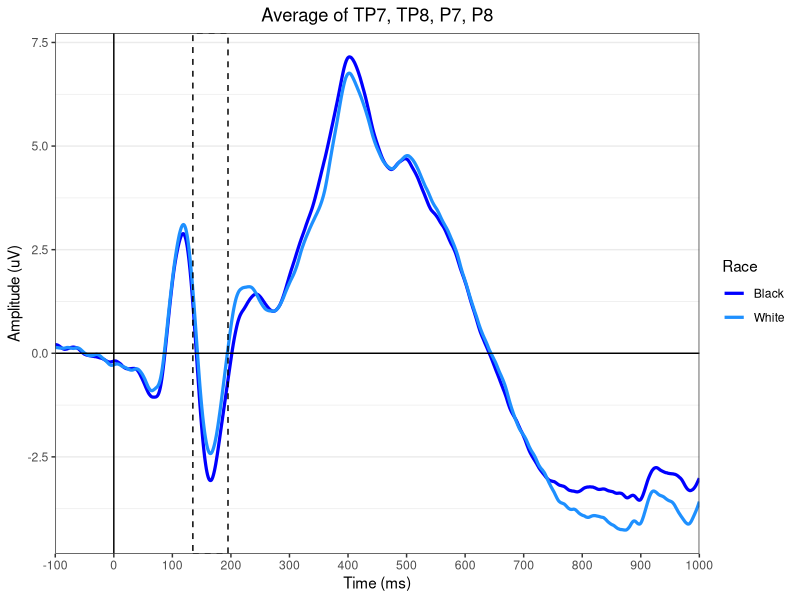
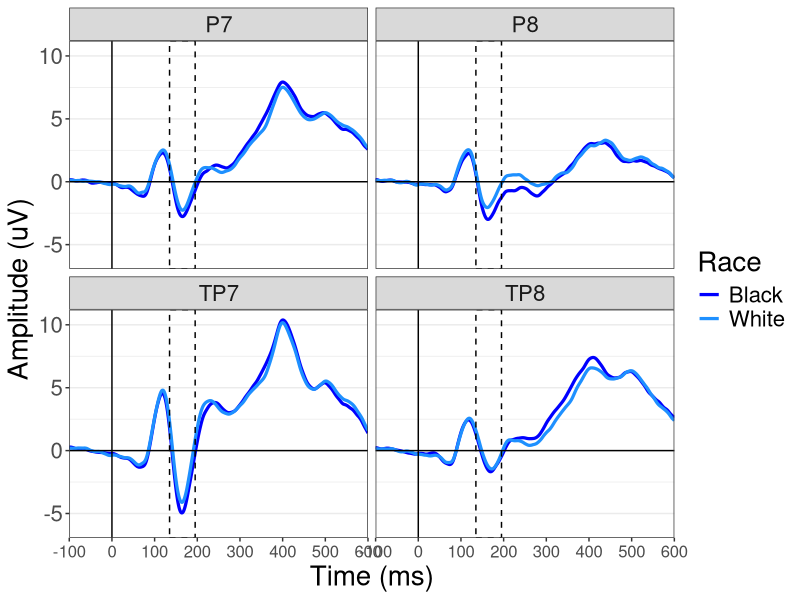
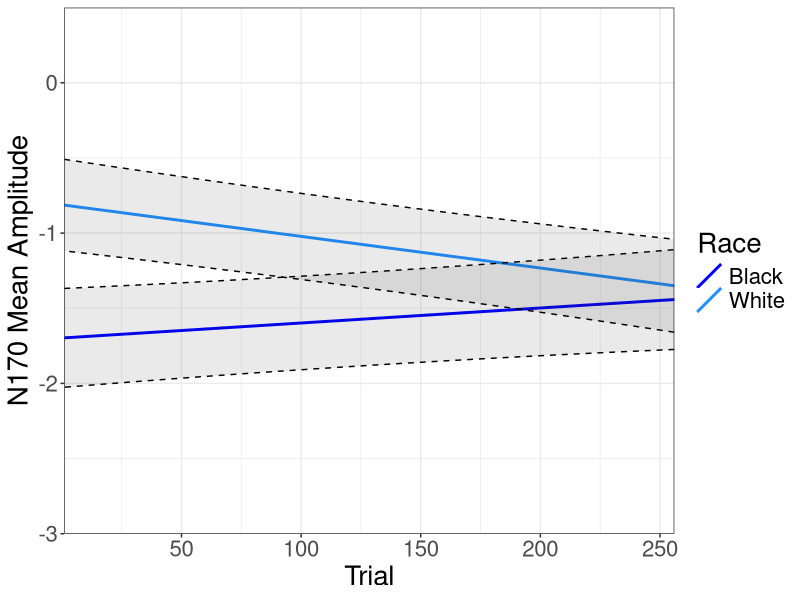
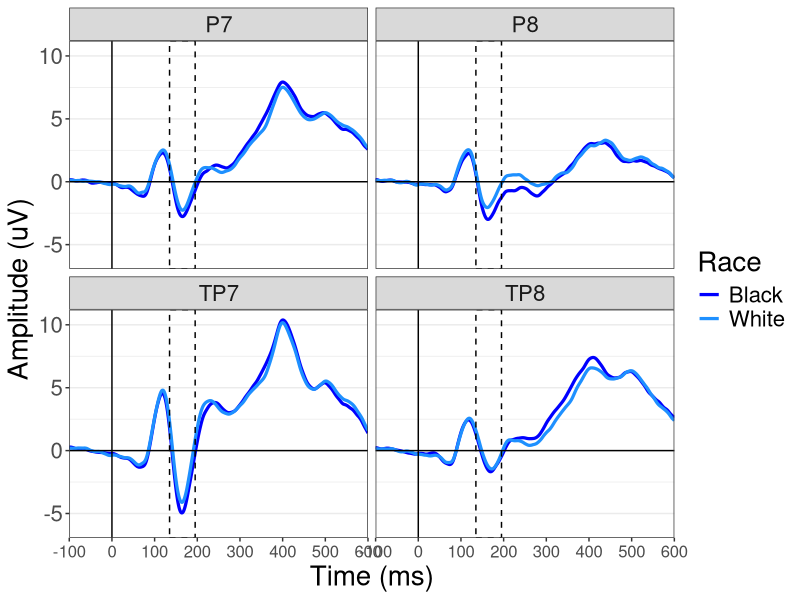
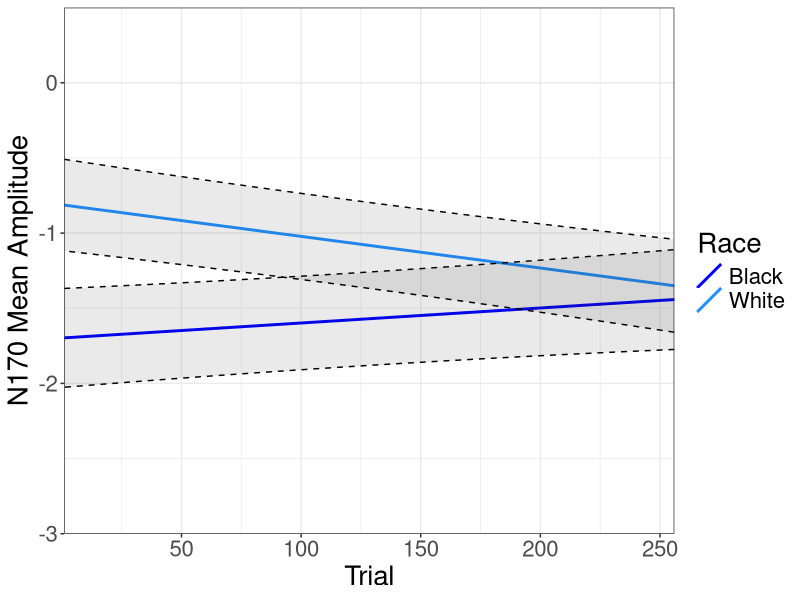

The R script that drew these images, in order:
## ---- chunk 1
knitr::opts_chunk$set(echo = TRUE)
options(width=140)
require(dplyr)
require(ggplot2)
require(lme4)
require(lmerTest)
require(tidyr)
## ---- chunk 2
grand = read.delim("For_plotting_Cat_N170_noBS.txt")
grand$avgElec = (grand$TP7 + grand$TP8 + grand$P7 + grand$P8)/4

avg = select(grand, Time, Race, avgElec) %>% 
  group_by(Time, Race) %>% 
  summarise_each(funs(mean(., na.rm=TRUE))) %>% 
  as.data.frame()

N170box =  annotate("rect",    #N170
                    xmin=135, xmax=195, ymin=-Inf, ymax=Inf,
                    alpha=0,
                    fill="#F0E0FF",
                    color="black", 
                    linetype="dashed")

ERPline = geom_line(lwd=1.1,
                    linetype="solid",
                    aes(color = Race))

condColors <- c("Black" = "blue", 
                "White" = "dodgerblue")

none = element_blank() 

ERPline = geom_line(lwd=1.1,
                    aes(color = Race))



none = element_blank() 

# average of all 9 electrodes
ggplot(data=avg, aes(Time, avgElec, group = Race)) + 
  ERPline + 
  N170box + 
  theme_bw() + 
  theme(panel.grid.major.x = none, panel.grid.minor.x = none) +
  scale_x_continuous("Time (ms)", 
                     limits=c(-100, 1000), 
                     expand=c(0,0),   # expand=c(0,0) removes extra space before & after data
                     breaks=c(-100, 0, 100, 200, 300, 400, 500, 600, 700, 800, 900, 1000)) +
  geom_hline(yintercept=0) + # adds x axis
  geom_vline(xintercept=0) +
#  scale_y_continuous(limits =c(10, -7.5)) +  # scale_y_reverse flips y axis
  ylab("Amplitude (uV)") +
  scale_color_manual(values=condColors) +
  ggtitle("Average of TP7, TP8, P7, P8") +
  theme(plot.title = element_text(hjust = 0.5)) # center title

# make different data frame to facet electrodes and plot them separately
forfacetting = select(grand, Time, Race, TP7, TP8, P7, P8) %>% 
  group_by(Time, Race) %>% 
  summarise_each(funs(mean(., na.rm=TRUE))) %>% 
  as.data.frame() %>% 
  gather("Electrode", "MeanAmp", 3:6)

# each electrode separately
ggplot(data=forfacetting, aes(Time, MeanAmp, group = Race)) + 
  ERPline + 
  N170box + 
  theme_bw() + 
  facet_wrap(~Electrode) +
  theme(panel.grid.major.x = none, panel.grid.minor.x = none) +
  scale_x_continuous("Time (ms)", 
                     limits=c(-100, 600), 
                     expand=c(0,0),   # expand=c(0,0) removes extra space before & after data
                     breaks=c(-100, 0, 100, 200, 300, 400, 500, 600)) +
  geom_hline(yintercept=0) + # adds x axis
  geom_vline(xintercept=0) +
#  scale_y_continuous(limits =c(10, -7.5)) +  # scale_y_reverse flips y axis
  ylab("Amplitude (uV)") +
  scale_color_manual(values=condColors) +
#  ggtitle("Average of TP7, TP8, P7, P8") +
  theme(plot.title = element_text(hjust = 0.5),# center title
        axis.title = element_text(size = 20),
        axis.text.y = element_text(size = 16),
        axis.text.x = element_text(size = 12),
        legend.title = element_text(size = 20),
        legend.text = element_text(size = 16),
        strip.text = element_text(size = 16)) 

ggsave("./FacettedGrandAverages_N170.tiff")

## ---- chunk 3
dat = read.delim("./Cat_AllSubs_TBTaverages_noBS_groupN170.txt")

sigavg = select(dat, -Trial, -Condition, -Fix) %>% 
  group_by(Subject, Race, Electrode) %>% 
  summarise_each(funs(mean(., na.rm = T))) %>% 
  as.data.frame()

# add effect codes for categorical variables
sigavg$Race.e = NA
sigavg$Race.e[sigavg$Race == "Black"] = -1
sigavg$Race.e[sigavg$Race == "White"] = 1

grand1 = lmer(MeanAmp ~ Race.e + (Race.e|Subject) + (1|Electrode:Subject), dat = sigavg)
## ---- chunk 4
summary(grand1)$varcor
## ---- chunk 5
round(summary(grand1)$coefficients, digits = 3)
## ---- chunk 6
# making dummy codes is redundant but comforting, so LET ME LIVE
dat$Race.d = NA
dat$Race.d[dat$Race == "Black"] = 0
dat$Race.d[dat$Race == "White"] = 1

# find slopes and intercepts with dummy coded model, trial (unscaled) is included
plot1.d = lmer(MeanAmp ~ Race.d*Trial + (Race.d|Subject) + (1|Electrode:Subject), dat = dat)

parms <- fixef(plot1.d) # fixed parameters from model
vcmat <- vcov(plot1.d) # variance/covariance matrix of fixed effects

# First calculate slopes

## each row of this matrix defines entries of parms that we want to combine:
STmat <- matrix(NA,2,4)
STmat[1,] <- c(0,0,1,0) # slope for race = 0 (black)
STmat[2,] <- c(0,0,1,1) # slope for race = 1 (white)

Sparest <- STmat %*% parms          # see above for notation

# Next calculate intercepts

## each row of this matrix defines entries of parms that we want to combine:
ITmat <- matrix(NA,2,4)
ITmat[1,] <- c(1,0,0,0) # intercept for race = 0 (black)
ITmat[2,] <- c(1,1,0,0) # intercept for race = 1 (white)

Iparest <- ITmat %*% parms          # see above for notation

forPlotting = cbind(Sparest, Iparest) %>% as.data.frame()
names(forPlotting) = c("Slope", "Intercept")

# label for understanding
forPlotting$Race = c("Black", "White")

# calculate SE for each trial, separately for each race
SETmat <- matrix(NA,512,4)
SETmat[,1] = 1 # first column is intercept
SETmat[1:256, 2] = 0 # second column is race. For first half of rows, race = 0 (Black) 
SETmat[1:256, 3] = 1:256 # third column is trial. Different row for each trial
SETmat[1:256, 4] = 0 # fourth column is interaction. 0 when race = 0, trial number when race = 1
SETmat[257:512, 2] = 1 # second column is race. For second half of rows, race = 1 (White) 
SETmat[257:512, 3] = 1:256 # third column is trial. Different row for each trial
SETmat[257:512, 4] = 1:256 # fourth column is interaction. 0 when race = 0, trial number when race = 1

newvc <- SETmat %*% vcmat %*% t(SETmat)
ses <- sqrt(diag(newvc)) # long string of SEs for each trial, first 256 are for Black faces, second 256 are for White faces

SE.dat = data.frame(Race = rep(c("Black", "White"), each=256), Trial = rep(c(1:256), 2), SE = ses)

# sloppy, and there's probably a better way of doing this
# but take slope and intercept and calculate all the points on the line for each trial so that I can calculate upper and lower 95% CIs 
SE.dat$Point = NULL
SE.dat$Point[SE.dat$Race == "Black"] = forPlotting$Intercept[forPlotting$Race == "Black"] + 1:256*forPlotting$Slope[forPlotting$Race == "Black"]
SE.dat$Point[SE.dat$Race == "White"] = forPlotting$Intercept[forPlotting$Race == "White"] + 1:256*forPlotting$Slope[forPlotting$Race == "White"]

# calculate upper and lower bound (+/- 1 SE)
SE.dat$upper = SE.dat$Point + SE.dat$SE
SE.dat$lower = SE.dat$Point - SE.dat$SE

# BINGO -------------------------------------------------------------------
ggplot(SE.dat, aes(Trial, Point, alpha = Race, color = Race, shape = Race)) +
  geom_abline(data = forPlotting, aes(intercept=Intercept, slope=Slope, color = Race), size=1)+
  geom_ribbon(aes(ymin=lower, ymax=upper, x = Trial),
              linetype = "dashed",
              alpha = .1,
              color = "black") +
  labs(x = "Trial", y = "N170 Mean Amplitude") +
  #  scale_shape_manual(values=c(1,19,1,19)) +
  scale_alpha_manual(values=c(.1,.1,.1,.1)) +
  scale_color_manual(values=c("blue", "dodgerblue")) +
  theme_bw() +
  scale_y_continuous(limits =c(-3, .5), expand=c(0,0)) +
  scale_x_continuous(expand=c(0,0)) +
  #  ggtitle("Trial is original trial number") +
  theme(plot.title = element_text(hjust = 0.5),# center title
        axis.title = element_text(size = 20),
        axis.text = element_text(size = 16),
        legend.title = element_text(size = 20),
        legend.text = element_text(size = 16)) 

ggsave("./SimpleSlopes_N170.tiff")
## ---- chunk 7
# rescale trial
dat$Trial.begin = (dat$Trial-1)/25.5
# shift trial to look at fixed effects at end of task as well
dat$Trial.end = dat$Trial.begin - 10

# find slopes with dummy coded model, trial is scaled
begin.d <- lmer(MeanAmp ~ Race.d*Trial.begin + (Race.d|Subject) + (1|Electrode:Subject), dat = dat)

parms <- fixef(begin.d) # fixed parameters from model
vcmat <- vcov(begin.d) # variance/covariance matrix of fixed effects

## each row of this matrix defines entries of parms that we want to combine:
Tmat <- matrix(NA,2,4)
Tmat[1,] <- c(0,0,1,0) # slope for race = 0 (black)
Tmat[2,] <- c(0,0,1,1) # slope for race = 1 (white)

parest <- Tmat %*% parms          # see above for notation
newvc <- Tmat %*% vcmat %*% t(Tmat)
ses <- sqrt(diag(newvc)) 

## final results
fin = cbind(parest, ses) %>% as.data.frame()
names(fin) = c("est", "ses")

# to calculate 95% CI intervals, lower bound = m - 2*SE, upper bound = m + 2*SE

fin$lbnd = fin$est - 2*fin$ses
fin$ubnd = fin$est + 2*fin$ses

fin = format(fin, digits = 3)

# relabel for understanding
fin$Race = c("Black", "White")

fin = rename(fin, Estimate = est, SE = ses, ci95_lower = lbnd, ci95_upper = ubnd)

# display
fin
## ---- chunk 8
# same model, but with effect coding
dat$Race.e = NA
dat$Race.e[dat$Race == "Black"] = -1
dat$Race.e[dat$Race == "White"] = 1

begin.e = lmer(MeanAmp ~ Race.e*Trial.begin + (Race.e|Subject) + (1|Electrode:Subject), dat = dat)
## ---- chunk 9
summary(begin.e)$varcor
## ---- chunk 10
round(summary(begin.e)$coefficients, digits = 3)
## ---- chunk 11
# same model, but with effect coding
end.e = lmer(MeanAmp ~ Race.e*Trial.end + (Race.e|Subject) + (1|Electrode:Subject), dat = dat)
## ---- chunk 12
summary(end.e)$varcor
## ---- chunk 13
round(summary(end.e)$coefficients, digits = 3)
